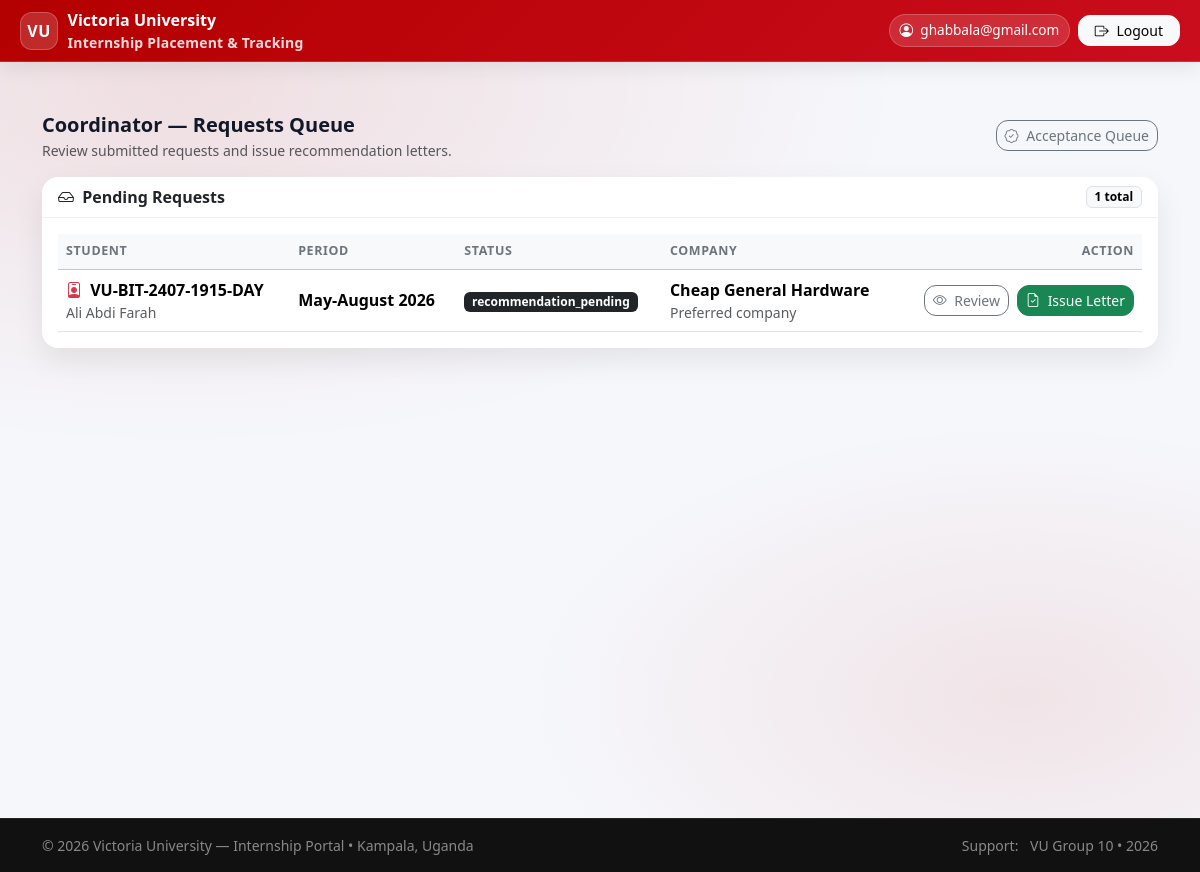
Page /placements/coordinator/queue/ (signed in) on the committed database.
### accounts/models.py (models this page shows, shortened)
class User(AbstractUser):
    username = None
    email = models.EmailField(_("email address"), unique=True)
    USERNAME_FIELD = "email"
    REQUIRED_FIELDS = []
    objects = UserManager()
    class Meta:
        permissions = [
            ("role_university_supervisor", "Role: VU_UniversitySupervisor"),
            ("role_industry_supervisor", "Role: IndustrySupervisor"),
            ("role_coordinator", "Role: VU_Coordinator"),
        ]
    @property
    def display_name(self):
        full = self.get_full_name().strip()
        return full if full else self.email

class StudentProfile(models.Model):
    user = models.OneToOneField("accounts.User", on_delete=models.CASCADE, related_name="student_profile")
    reg_no = models.CharField(max_length=50, unique=True)
    phone = models.CharField(max_length=30, blank=True)
    program = models.ForeignKey(
        "academics.Program",
        on_delete=models.PROTECT,
        null=True,
        blank=True,
        related_name="students",
    )

### placements/models.py (models this page shows, shortened)
class InternshipRequest(models.Model):
    SOURCE = [
        ("student_selected", "Student selected from list"),
        ("student_proposed", "Student proposed new company"),
        ("university_assigned", "University assigned"),
    ]
    STATUS = [
        ("draft", "Draft"),
        ("submitted", "Submitted"),
        ("under_review", "Under review"),
        ("recommendation_pending", "Recommendation pending approval"),
        ("recommended", "Recommendation issued"),
        ("acceptance_uploaded", "Acceptance uploaded"),
        ("acceptance_verified", "Acceptance verified"),
        ("rejected", "Rejected"),
        ("returned_for_acceptance", "Returned: Upload Acceptance Letter"),
    ]
    student = models.ForeignKey(
        "accounts.StudentProfile",
        on_delete=models.CASCADE,
        related_name="requests"
    )
    period = models.ForeignKey(InternshipPeriod, on_delete=models.PROTECT)
    request_source = models.CharField(max_length=30, choices=SOURCE)
    preferred_company = models.ForeignKey(Company, null=True, blank=True, on_delete=models.SET_NULL)
    coordinator_comment = models.TextField(blank=True)
    coordinator_commented_at = models.DateTimeField(null=True, blank=True)
    proposed_company_name = models.CharField(max_length=200, blank=True)
    proposed_company_district = models.CharField(max_length=120, blank=True)
    proposed_company_address = models.CharField(max_length=255, blank=True)
    proposed_company_contact = models.CharField(max_length=200, blank=True)
    preferred_field = models.CharField(max_length=120, blank=True)
    notes = models.TextField(blank=True)
    cv = models.FileField(upload_to="requests/cv/", blank=True, null=True)
    request_letter = models.FileField(upload_to="requests/letters/", blank=True, null=True)
    status = models.CharField(max_length=40, choices=STATUS, default="draft")
    submitted_at = models.DateTimeField(null=True, blank=True)
    reviewed_by = models.ForeignKey(
        "accounts.User",
        null=True, blank=True,
        on_delete=models.SET_NULL,
        related_name="reviewed_requests"
    )
    reviewed_at = models.DateTimeField(null=True, blank=True)
    review_notes = models.TextField(blank=True)
    recommendation_letter = models.FileField(
        upload_to="requests/recommendation_letters/",
        null=True, blank=True
    )
    recommendation_issued_at = models.DateTimeField(null=True, blank=True)
    recommendation_approved = models.BooleanField(default=False)
    recommendation_approved_at = models.DateTimeField(null=True, blank=True)
    recommendation_approved_by = models.ForeignKey(
        settings.AUTH_USER_MODEL,
        null=True, blank=True,
        on_delete=models.SET_NULL,
        related_name="approved_recommendation_requests"
    )
    acceptance_letter = models.FileField(
        upload_to="requests/acceptance_letters/",
        null=True, blank=True
    )
    acceptance_uploaded_at = models.DateTimeField(null=True, blank=True)
    acceptance_verified = models.BooleanField(default=False)
    acceptance_verified_at = models.DateTimeField(null=True, blank=True)
    class Meta:
        unique_together = [("student", "period")]  # one request per period

class InternshipPeriod(models.Model):
    name = models.CharField(max_length=120)  # e.g. "May–Aug 2026"
    start_date = models.DateField()
    end_date = models.DateField()
    is_active = models.BooleanField(default=False)

### companies/models.py (models this page shows, shortened)
class Company(models.Model):
    STATUS = [
        ("pending_verification", "Pending verification"),
        ("approved", "Approved"),
        ("rejected", "Rejected"),
        ("inactive", "Inactive"),
    ]
    name = models.CharField(max_length=200, unique=True)
    industry = models.CharField(max_length=120, blank=True)
    district = models.CharField(max_length=120, blank=True)
    address = models.CharField(max_length=255, blank=True)
    status = models.CharField(max_length=30, choices=STATUS, default="pending_verification")
    created_at = models.DateTimeField(auto_now_add=True)

### placements/views.py (the view)
# urls.py: path("coordinator/queue/", views.coordinator_queue, name="coordinator_queue"),
@login_required
def coordinator_queue(request):
    if not is_coordinator(request.user):
        return redirect("dashboard")
    qs = (
        InternshipRequest.objects
        .select_related("student", "student__user", "preferred_company", "period")
        .filter(status__in=["submitted", "under_review", "recommendation_pending"])
        .order_by("-submitted_at")
    )
    return render(request, "placements/coordinator_queue.html", {"requests": qs})

### placements/views.py (called while the page is built)
def is_coordinator(user):
    return user.is_superuser or user.groups.filter(name__in=["Coordinator", "Admin"]).exists()

### templates/placements/coordinator_queue.html (shortened to what this page needs)
{% extends "base.html" %}
{% block content %}
<div class="row g-4">
  <div class="col-12">
    <div class="d-flex flex-column flex-md-row justify-content-between align-items-start align-items-md-center gap-2 mb-3">
      <div>
        <div class="fw-bold fs-5">Coordinator — Requests Queue</div>
        <div class="text-muted small">
          Review submitted requests and issue recommendation letters.
        </div>
      </div>
      <div class="d-flex gap-2">
        <a class="btn btn-outline-secondary btn-sm" href="{% url 'coordinator_acceptance_queue' %}">
          <i class="bi bi-patch-check me-1"></i> Acceptance Queue
        </a>
      </div>
    </div>
    <div class="card">
      <div class="card-header d-flex align-items-center justify-content-between">
        <span class="fw-bold"><i class="bi bi-inbox me-1"></i> Pending Requests</span>
        <span class="badge text-bg-light border">
          {{ requests|length }} total
        </span>
      </div>
      <div class="card-body">
        {% if requests %}
          <div class="table-responsive">
            <table class="table table-hover align-middle mb-0">
              <thead class="table-light">
                <tr>
                  <th>Student</th>
                  <th>Period</th>
                  <th>Status</th>
                  <th>Company</th>
                  <th class="text-end">Action</th>
                </tr>
              </thead>
              <tbody>
                {% for r in requests %}
                  <tr>
                    <td>
                      <div class="fw-semibold">
                        <i class="bi bi-person-badge text-danger me-1"></i>
                        {{ r.student.reg_no }}
                      </div>
                      {% if r.student.user.email %}
                        <div class="small text-muted">{{ r.student.user.display_name }}</div>
                      {% endif %}
                    </td>
                    <td>
                      <span class="fw-semibold">{{ r.period.name }}</span>
                    </td>
                    <td>
                      {% if r.status == "submitted" %}
                        <span class="badge text-bg-primary">Submitted</span>
                      {% elif r.status == "draft" %}
                        <span class="badge text-bg-secondary">Draft</span>
                      {% elif r.status == "recommended" %}
                        <span class="badge text-bg-warning">Recommended</span>
                      {% else %}
                        <span class="badge text-bg-dark">{{ r.status }}</span>
                      {% endif %}
                    </td>
                    <td>
                      {% if r.preferred_company %}
                        <div class="fw-semibold">{{ r.preferred_company.name }}</div>
                        <div class="small text-muted">Preferred company</div>
                      {% else %}
                        <div class="fw-semibold">{{ r.proposed_company_name }}</div>
                        <div class="small text-muted">Proposed company</div>
                      {% endif %}
                    </td>
                    <td class="text-end">
                      <div class="d-inline-flex gap-2">
                        <a class="btn btn-outline-secondary btn-sm"
                           href="{% url 'coordinator_review' r.id %}">
                          <i class="bi bi-eye me-1"></i> Review
                        </a>
                        <a class="btn btn-success btn-sm"
                           href="{% url 'coordinator_issue_recommendation' r.id %}">
                          <i class="bi bi-file-earmark-check me-1"></i> Issue Letter
                        </a>
                      </div>
                    </td>
                  </tr>
                {% endfor %}
              </tbody>
            </table>
          </div>
        {% endif %}
      </div>
    </div>
  </div>
</div>
{% endblock %}

### templates/base.html (shortened to what this page needs)
<!doctype html>
<html lang="en">
<head>
  {% load static %}
  <link href="https://cdn.jsdelivr.net/npm/bootstrap@5.3.3/dist/css/bootstrap.min.css" rel="stylesheet">
  <link rel="stylesheet" href="https://cdn.jsdelivr.net/npm/bootstrap-icons@1.11.3/font/bootstrap-icons.min.css">
  <link rel="stylesheet" href="{% static 'base/css/vu_portal.css' %}">
</head>
<body class="vu-body d-flex flex-column">
  <header class="vu-topbar">
    <nav class="navbar navbar-expand-lg navbar-dark py-2">
      <div class="container-fluid vu-container-pad">
        <a class="vu-brand" href="{% url 'dashboard' %}">
          <span class="vu-badge">VU</span>
          <span class="d-none d-sm-inline">
            Victoria University
            <small class="d-none d-lg-block">Internship Placement & Tracking</small>
          </span>
        </a>
        <div class="collapse navbar-collapse" id="vuNav">
          <ul class="navbar-nav ms-auto align-items-lg-center gap-lg-2">
            {% if request.user.is_authenticated %}
              <li class="nav-item my-2 my-lg-0">
                <span class="vu-pill">
                  <i class="bi bi-person-circle"></i>
                  {{ request.user.display_name|default:request.user.email }}
                </span>
              </li>
              <li class="nav-item my-2 my-lg-0">
                <form method="post" action="{% url 'logout' %}" class="d-inline">
                  <button type="submit" class="btn btn-light btn-sm px-3">
                    <i class="bi bi-box-arrow-right me-1"></i> Logout
                  </button>
                </form>
              </li>
            {% else %}
              <li class="nav-item my-2 my-lg-0">
                <a href="{% url 'login' %}" class="btn btn-light btn-sm px-3">
                  <i class="bi bi-box-arrow-in-right me-1"></i> Login
                </a>
              </li>
            {% endif %}
          </ul>
        </div>
      </div>
    </nav>
  </header>
  <main id="main-content" class="container vu-main my-4 my-lg-5 flex-grow-1">
    {% block content %}{% endblock %}
  </main>
  <footer class="vu-footer mt-auto">
    <div class="container py-3 d-flex flex-column flex-md-row justify-content-between align-items-start align-items-md-center gap-2">
      <div class="small text-white-50">
        © {% now "Y" %} Victoria University — Internship Portal
        <span class="d-none d-md-inline">• Kampala, Uganda</span>
      </div>
      <div class="small text-white-50">
        <span class="me-2">Support:</span>
        <span class="text-white-50">VU Group 10 • 2026</span>
      </div>
    </div>
  </footer>
</body>
</html>

### static/base/css/vu_portal.css (style rules this page uses)
:root { --vu-red: #8B0000; --vu-red-2: #B30000; --vu-dark: #111827; --vu-bg: #f6f7fb; --vu-card: #ffffff; --vu-border: rgba(0,0,0,.08); --vu-muted: #6b7280; --vu-radius: 16px; --vu-radius-sm: 12px; --vu-shadow: 0 12px 30px rgba(0,0,0,.08); --vu-shadow-hover: 0 14px 34px rgba(0,0,0,.10); --vu-soft: rgba(179,0,0,.08); }
.vu-body { min-height: 100vh; background: radial-gradient(1200px 600px at 15% 10%, rgba(179,0,0,.10), transparent 60%), radial-gradient(900px 500px at 85% 80%, rgba(179,0,0,.08), transparent 55%), var(--vu-bg); color: var(--vu-dark); }
a { text-decoration: none; }
.vu-topbar { background: linear-gradient(135deg, var(--vu-red), var(--vu-red-2)); box-shadow: 0 12px 30px rgba(0,0,0,.18); border-bottom: 1px solid rgba(255,255,255,.14); }
.vu-badge { width: 38px; height: 38px; display: grid; place-items: center; border-radius: 12px; background: rgba(255,255,255,.18); border: 1px solid rgba(255,255,255,.25); font-weight: 900; letter-spacing: .4px; }
.vu-pill { display: inline-flex; align-items: center; gap: .45rem; padding: .38rem .65rem; border-radius: 999px; background: rgba(255,255,255,.14); border: 1px solid rgba(255,255,255,.18); color: #fff; font-size: .85rem; white-space: nowrap; }
.card { border: 0; border-radius: var(--vu-radius); box-shadow: var(--vu-shadow); }
.card-header { background: transparent; border-bottom: 1px solid rgba(0,0,0,.06); font-weight: 800; }
.btn { border-radius: var(--vu-radius-sm); }
.table thead th { font-size: .78rem; text-transform: uppercase; letter-spacing: .05em; color: #6c757d; }
.table td, .table th { vertical-align: middle; }
.table .badge { font-weight: 700; }
.vu-footer { background: linear-gradient(135deg, #141414, #0b0f1a); border-top: 1px solid rgba(255,255,255,.08); }

### templates/base.html (style rules this page uses)
:root { --vu-red:#b30000; --vu-red-2:#ca0d1d; --vu-soft:#fff5f5; }
.vu-topbar { position: sticky; top: 0; z-index: 1030; background: linear-gradient(135deg, var(--vu-red), var(--vu-red-2)); border-bottom: 1px solid rgba(255,255,255,.14); box-shadow: 0 .35rem 1.2rem rgba(0,0,0,.08); }
.vu-brand { display:flex; align-items:center; gap:.6rem; text-decoration:none; color:#fff; font-weight:900; }
.vu-badge { width:38px; height:38px; border-radius: 12px; display:grid; place-items:center; background: rgba(255,255,255,.16); border: 1px solid rgba(255,255,255,.22); font-weight:900; letter-spacing:.5px; }
.vu-brand small { display:block; color:rgba(255,255,255,.86); font-weight:600; letter-spacing:.2px; }
.vu-pill { display:inline-flex; align-items:center; gap:.45rem; padding:.35rem .6rem; border-radius: 999px; background: rgba(255,255,255,.14); border: 1px solid rgba(255,255,255,.20); color:#fff; font-size:.85rem; white-space: nowrap; }
.vu-main { min-height: calc(100vh - 140px); }
.vu-footer { background: #111; border-top: 1px solid rgba(255,255,255,.08); }
@media (min-width: 992px) { .vu-container-pad { padding-left: 1.25rem; padding-right: 1.25rem; } }

### rows in the picture
User: user.display_name "ghabbala@gmail.com"
InternshipRequest: student.reg_no "VU-BIT-2407-1915-DAY", student.user.display_name "Ali Abdi Farah", period.name "May-August 2026", status "recommendation_pending", preferred_company.name "Cheap General Hardware"

### other values in the picture
{{ requests|length }} "1"
